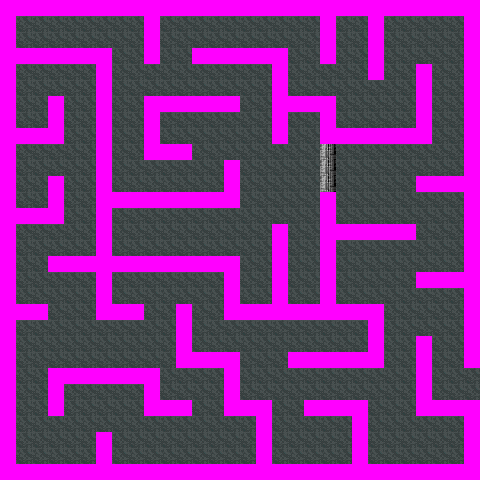

A 2D game scene composited from a Tiled map and its tileset images. What follows is a short description and the map's XML, with every tile layer's data as written:
An orthogonal 30x30 tile map with 16x16 px tiles, 2 tile layers (background, walls), 2 tilesets and 11 objects (wallcrash, ellen, exit door, mine, narko, ...).

<map version="1.5" tiledversion="1.7.2" orientation="orthogonal" renderorder="right-down" width="30" height="30" tilewidth="16" tileheight="16" infinite="0" nextlayerid="5" nextobjectid="15">
 <tileset firstgid="1" name="tileset01" tilewidth="16" tileheight="16" tilecount="500" columns="20">
  <image source="tilesets/tileset01.png" width="320" height="400" />
 </tileset>
 <tileset firstgid="501" name="tileset02" tilewidth="16" tileheight="16" tilecount="500" columns="20">
  <image source="tilesets/tileset02.png" width="320" height="400" />
 </tileset>
 <layer id="2" name="background" width="30" height="30">
  <data encoding="csv">
766,706,706,706,706,706,706,706,706,706,706,706,706,706,706,706,706,706,706,706,706,706,706,706,706,706,706,706,706,724,
665,56,56,56,56,56,56,56,56,665,56,56,56,56,56,56,56,56,56,56,665,56,56,665,56,56,56,56,56,685,
665,56,56,56,56,56,56,56,56,665,56,56,56,56,56,56,56,56,56,56,665,56,56,665,56,56,56,56,56,685,
665,706,706,706,706,706,724,56,56,665,56,56,706,706,706,706,706,724,56,56,665,56,56,665,56,56,56,56,56,685,
665,56,56,56,56,56,665,56,56,56,56,56,56,56,56,56,56,665,56,56,56,56,56,665,56,56,665,56,56,685,
665,56,56,56,56,56,665,56,56,56,56,56,56,56,56,56,56,665,56,56,56,56,56,56,56,56,665,56,56,685,
665,56,56,665,56,56,665,56,56,766,706,706,706,706,706,56,56,783,706,706,724,56,56,56,56,56,665,56,56,685,
665,56,56,665,56,56,665,56,56,665,56,56,56,56,56,56,56,665,56,56,665,56,56,56,56,56,665,56,56,685,
665,706,706,787,56,56,665,56,56,665,56,56,56,56,56,56,56,665,56,56,783,706,706,706,706,706,787,56,56,685,
665,56,56,56,56,56,665,56,56,786,706,706,56,56,56,56,56,56,56,56,665,56,56,56,56,56,56,56,56,685,
665,56,56,56,56,56,665,56,56,56,56,56,56,56,665,56,56,56,56,56,665,56,56,56,56,56,56,56,56,685,
665,56,56,665,56,56,665,56,56,56,56,56,56,56,665,56,56,56,56,56,665,56,56,56,56,56,706,706,706,685,
665,56,56,665,56,56,783,706,706,706,706,706,706,706,787,56,56,56,56,56,665,56,56,56,56,56,56,56,56,685,
665,706,706,787,56,56,665,56,56,56,56,56,56,56,56,56,56,56,56,56,665,56,56,56,56,56,56,56,56,685,
665,56,56,56,56,56,665,56,56,56,56,56,56,56,56,56,56,665,56,56,783,706,706,706,706,706,56,56,56,685,
665,56,56,56,56,56,665,56,56,56,56,56,56,56,56,56,56,665,56,56,665,56,56,56,56,56,56,56,56,685,
665,56,56,706,706,706,763,706,706,706,706,706,706,706,724,56,56,665,56,56,665,56,56,56,56,56,56,56,56,685,
665,56,56,56,56,56,665,56,56,56,56,56,56,56,665,56,56,665,56,56,665,56,56,56,56,56,706,706,706,685,
665,56,56,56,56,56,665,56,56,56,56,56,56,56,665,56,56,665,56,56,665,56,56,56,56,56,56,56,56,685,
665,706,706,56,56,56,786,706,706,56,56,665,56,56,786,706,706,785,706,706,785,706,706,724,56,56,56,56,56,685,
665,56,56,56,56,56,56,56,56,56,56,665,56,56,56,56,56,56,56,56,56,56,56,665,56,56,56,56,56,685,
665,56,56,56,56,56,56,56,56,56,56,665,56,56,56,56,56,56,56,56,56,56,56,665,56,56,665,56,56,685,
665,56,56,56,56,56,56,56,56,56,56,786,706,706,665,56,56,56,706,706,706,706,706,787,56,56,665,56,56,685,
665,56,56,766,706,706,706,706,706,724,56,56,56,56,665,56,56,56,56,56,56,56,56,56,56,56,665,56,56,56,
665,56,56,665,56,56,56,56,56,665,56,56,56,56,665,56,56,56,56,56,56,56,56,56,56,56,665,56,56,56,
665,56,56,665,56,56,56,56,56,786,706,706,56,56,786,706,724,56,56,706,706,706,724,56,56,56,786,706,706,685,
665,56,56,56,56,56,56,56,56,56,56,56,56,56,56,56,665,56,56,56,56,56,665,56,56,56,56,56,56,685,
665,56,56,56,56,56,665,56,56,56,56,56,56,56,56,56,665,56,56,56,56,56,665,56,56,56,56,56,56,685,
665,56,56,56,56,56,665,56,56,56,56,56,56,56,56,56,665,56,56,56,56,56,665,56,56,56,56,56,56,685,
786,706,706,706,706,706,706,706,706,706,706,706,706,706,706,706,706,706,706,706,706,706,706,706,706,706,706,706,706,787
</data>
 </layer>
 <layer id="3" name="walls" width="30" height="30">
  <data encoding="csv">
990,990,990,990,990,990,990,990,990,990,990,990,990,990,990,990,990,990,990,990,990,990,990,990,990,990,990,990,990,990,
990,0,0,0,0,0,0,0,0,990,0,0,0,0,0,0,0,0,0,0,985,0,0,986,0,0,0,0,0,990,
990,0,0,0,0,0,0,0,0,990,0,0,0,0,0,0,0,0,0,0,985,0,0,986,0,0,0,0,0,990,
990,990,990,990,990,990,990,0,0,990,0,0,990,990,990,990,990,990,0,0,985,0,0,986,0,0,0,0,0,990,
990,0,0,0,0,0,990,0,0,0,0,0,0,0,0,0,0,987,0,0,0,0,0,986,0,0,986,0,0,990,
990,0,0,0,0,0,990,0,0,0,0,0,0,0,0,0,0,987,0,0,0,0,0,0,0,0,986,0,0,990,
990,0,0,990,0,0,990,0,0,990,990,990,990,990,990,0,0,987,990,990,990,0,0,0,0,0,986,0,0,990,
990,0,0,990,0,0,990,0,0,990,0,0,0,0,0,0,0,987,0,0,986,0,0,0,0,0,986,0,0,990,
990,990,990,990,0,0,990,0,0,990,0,0,0,0,0,0,0,987,0,0,986,990,990,990,990,990,990,0,0,990,
990,0,0,0,0,0,990,0,0,990,990,990,0,0,0,0,0,0,0,0,0,0,0,0,0,0,0,0,0,990,
990,0,0,0,0,0,990,0,0,0,0,0,0,0,990,0,0,0,0,0,0,0,0,0,0,0,0,0,0,990,
990,0,0,990,0,0,990,0,0,0,0,0,0,0,990,0,0,0,0,0,0,0,0,0,0,0,986,986,986,990,
990,0,0,990,0,0,990,990,990,990,990,990,990,990,990,0,0,0,0,0,986,0,0,0,0,0,0,0,0,990,
990,990,990,990,0,0,990,0,0,0,0,0,0,0,0,0,0,0,0,0,986,0,0,0,0,0,0,0,0,990,
990,0,0,0,0,0,990,0,0,0,0,0,0,0,0,0,0,996,0,0,986,986,986,986,986,986,0,0,0,990,
990,0,0,0,0,0,990,0,0,0,0,0,0,0,0,0,0,996,0,0,986,0,0,0,0,0,0,0,0,990,
990,0,0,990,990,990,990,990,990,990,990,990,990,990,990,0,0,996,0,0,986,0,0,0,0,0,0,0,0,990,
990,0,0,0,0,0,990,0,0,0,0,0,0,0,990,0,0,996,0,0,986,0,0,0,0,0,986,986,986,990,
990,0,0,0,0,0,990,0,0,0,0,0,0,0,990,0,0,996,0,0,986,0,0,0,0,0,0,0,0,990,
990,990,990,0,0,0,990,990,990,0,0,990,0,0,990,990,990,986,986,986,986,986,986,986,0,0,0,0,0,990,
990,0,0,0,0,0,0,0,0,0,0,990,0,0,0,0,0,0,0,0,0,0,0,986,0,0,0,0,0,990,
990,0,0,0,0,0,0,0,0,0,0,990,0,0,0,0,0,0,0,0,0,0,0,986,0,0,986,0,0,990,
990,0,0,0,0,0,0,0,0,0,0,990,990,990,990,0,0,0,986,986,986,986,986,986,0,0,986,0,0,990,
990,0,0,990,986,986,986,986,986,990,0,0,0,0,990,0,0,0,0,0,0,0,0,0,0,0,986,0,0,0,
990,0,0,990,0,0,0,0,0,990,0,0,0,0,990,0,0,0,0,0,0,0,0,0,0,0,990,0,0,0,
990,0,0,986,0,0,0,0,0,990,990,990,0,0,990,990,990,0,0,990,990,990,990,0,0,0,990,990,990,990,
990,0,0,0,0,0,0,0,0,0,0,0,0,0,0,0,990,0,0,0,0,0,990,0,0,0,0,0,0,990,
990,0,0,0,0,0,990,0,0,0,0,0,0,0,0,0,990,0,0,0,0,0,990,0,0,0,0,0,0,990,
990,0,0,0,0,0,990,0,0,0,0,0,0,0,0,0,990,0,0,0,0,0,990,0,0,0,0,0,0,990,
990,990,990,990,990,990,990,990,990,990,990,990,990,990,990,990,990,990,990,990,990,990,990,990,990,990,990,990,990,990
</data>
 </layer>
 <objectgroup id="4" name="actors">
  <object id="1" name="wallcrash" x="417" y="291" width="16" height="47" />
  <object id="3" name="ellen" x="16" y="225" width="31" height="29" />
  <object id="4" name="exit door" x="465" y="369" width="15" height="29" />
  <object id="6" name="mine" x="162" y="113" width="15" height="15" />
  <object id="8" name="narko" x="120.667" y="169.333" width="18" height="15" />
  <object id="9" name="wallelektro" x="224" y="114" width="17" height="45" />
  <object id="10" name="energetik" x="35" y="434" width="12" height="12" />
  <object id="11" name="ammo" x="304" y="434" width="17" height="14" />
  <object id="12" name="box" x="449" y="448" width="17" height="16" rotation="180" />
  <object id="13" name="access card" x="303" y="272" width="14" height="17" />
  <object id="14" name="wallfire" x="320" y="142.667" width="16" height="47.3333" />
 </objectgroup>
</map>
